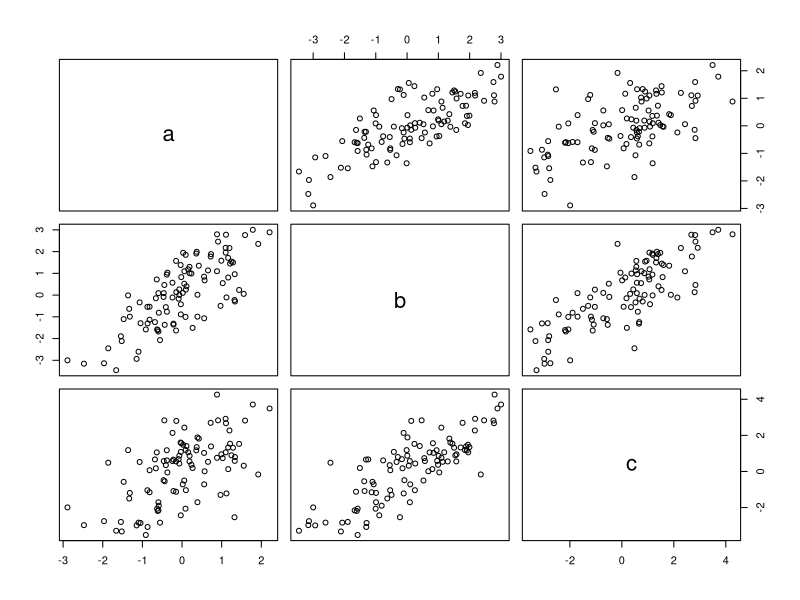
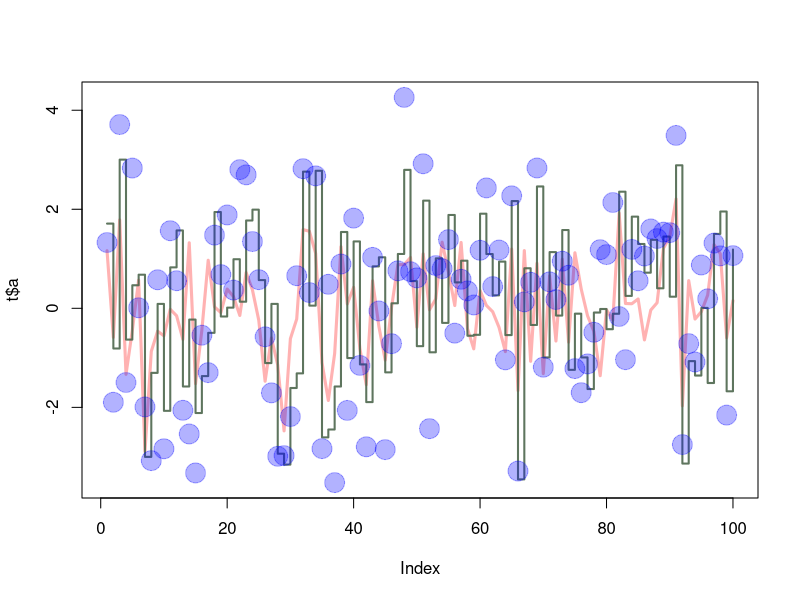
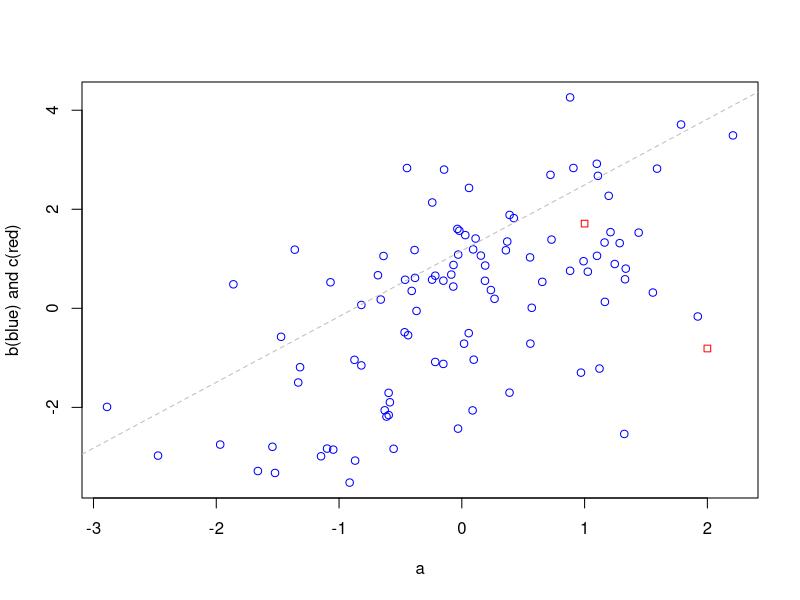

The R source for these figures, in order: (Note: this script raises an error after producing the figures.)
#Problem A

set.seed(20)
x1=rnorm(100)
x2=rnorm(100)
x3=rnorm(100)
t=data.frame(a=(x1),b=(x1+x2),c=(x1+x2+x3))
t
plot(t)
plot(t$a, type="l",ylim=range(t),lwd=3,col=rgb(1,0,0,0.3))
lines(t$b, type="s", lwd=2,col=rgb(0.3,0.4,0.3,0.9))
points(t$c,pch=20,cex=4,col=rgb(0,0,1,0.3))

plot(t$a,t$c, col="blue", xlab="a", ylab="b(blue) and c(red)")
points(t$b, pch=22, col="red")
abline(t$a, t$c, lty="dashed", col="gray")

#Problem B

write.table(t,file="lab1_timj.csv")

#Problem C

fun1=function(x,y){p=c()
r=seq(from=x,to=y)
for(i in -4:0){p[i]=r[i]*0.5}
for(i in 0:4){p[i]=r[i]*2}}
fun1(x=1,y=100)
p
mean(p)

#Problem D

lm.ba=lm(t$b~t$a)
summary(lm.ba)


